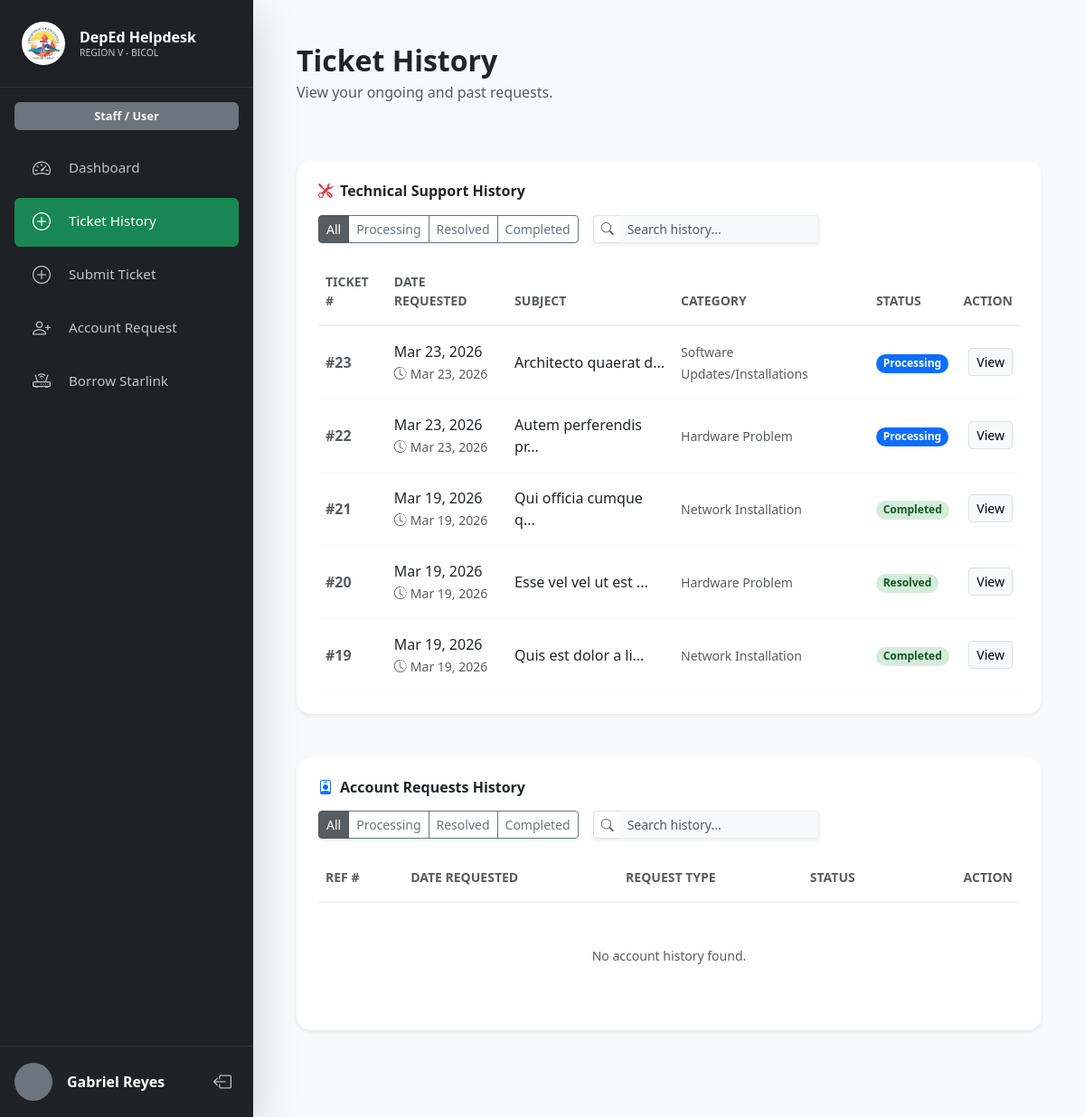
/ticket_history.php (signed in), run on the app's committed database.
### tables this page shows
CREATE TABLE `ticket` (
  `ticketId` int NOT NULL,
  `subject` varchar(150) NOT NULL,
  `description` text NOT NULL,
  `priority` enum('Low','Medium','High') DEFAULT 'Medium',
  `status` enum('Pending','Processing','Resolved','Completed') DEFAULT 'Pending',
  `remarks` text,
  `userId` int NOT NULL,
  `departmentId` int NOT NULL,
  `createdAt` timestamp NULL DEFAULT CURRENT_TIMESTAMP,
  `updatedAt` datetime DEFAULT CURRENT_TIMESTAMP ON UPDATE CURRENT_TIMESTAMP,
  `assignedTo` int DEFAULT NULL,
  `categoryId` int DEFAULT NULL,
  `technician_signature` longtext
);

CREATE TABLE `category` (
  `categoryId` int NOT NULL,
  `categoryName` varchar(50) NOT NULL,
  `categoryType` varchar(50) NOT NULL
);

### ticket_history.php (the view, shortened to what this page needs)
<?php
$userId = $_SESSION['user_id'];
function formatTimeAgo($datetime)
{
    $time = strtotime($datetime);
    $diff = time() - $time;
    return date("M d, Y", $time);
}
?>
<!DOCTYPE html>
<html lang="en">
<head>
    <link href="https://cdn.jsdelivr.net/npm/bootstrap@5.3.0/dist/css/bootstrap.min.css" rel="stylesheet">
    <link rel="stylesheet" href="https://cdn.jsdelivr.net/npm/bootstrap-icons@1.11.1/font/bootstrap-icons.css">
    <link rel="stylesheet" href="style.css?v=<?php echo time(); ?>">
</head>
<body>
    <div class="d-flex" style="min-height: 100vh;">
        <div style="width: 280px; flex-shrink: 0;">
            <?php include 'sidebar.php'; ?>
        </div>
        <div class="flex-grow-1 bg-light" style="height: 100vh; overflow-y: auto;">
            <div class="container-fluid py-5 px-5">
                <div class="row align-items-center mb-5">
                    <div class="col-md-8">
                        <h2 class="fw-bold text-dark mb-1">Ticket History</h2>
                        <p class="text-muted">View your ongoing and past requests.</p>
                    </div>
                </div>
                <div class="card border-0 shadow-sm rounded-4 p-4 mb-5">
                    <div class="mb-4">
                        <h6 class="fw-bold text-dark mb-3"><i class="bi bi-tools me-2 text-danger"></i>Technical Support History</h6>
                        <div class="d-flex flex-wrap gap-3">
                            <div class="btn-group shadow-sm" role="group">
                                <button type="button" class="btn btn-sm btn-secondary active tech-filter" data-status="all">All</button>
                                <button type="button" class="btn btn-sm btn-outline-secondary tech-filter" data-status="Processing">Processing</button>
                                <button type="button" class="btn btn-sm btn-outline-secondary tech-filter" data-status="Resolved">Resolved</button>
                                <button type="button" class="btn btn-sm btn-outline-secondary tech-filter" data-status="Completed">Completed</button>
                            </div>
                            <div class="input-group input-group-sm shadow-sm" style="width: 250px;">
                                <span class="input-group-text bg-white border-end-0"><i class="bi bi-search text-muted"></i></span>
                                <input type="text" id="techSearch" class="form-control border-start-0" placeholder="Search history...">
                            </div>
                        </div>
                    </div>
                    <div class="table-responsive">
                        <table class="table table-borderless align-middle mb-0" id="techTable">
                            <thead style="border-bottom: 2px solid #f0f2f5;">
                                <tr>
                                    <th class="text-muted small fw-bold pb-3">TICKET #</th>
                                    <th class="text-muted small fw-bold pb-3">DATE REQUESTED</th>
                                    <th class="text-muted small fw-bold pb-3">SUBJECT</th>
                                    <th class="text-muted small fw-bold pb-3">CATEGORY</th>
                                    <th class="text-muted small fw-bold pb-3">STATUS</th>
                                    <th class="text-end text-muted small fw-bold pb-3">ACTION</th>
                                </tr>
                            </thead>
                            <tbody>
                                <?php
                                $sql = "SELECT t.*, c.categoryName
                                        FROM ticket t
                                        LEFT JOIN category c ON t.categoryId = c.categoryId
                                        WHERE t.userId = ? AND t.status != 'Pending'
                                        AND (c.categoryType != 'Account Services' OR c.categoryType IS NULL)
                                        ORDER BY t.createdAt DESC";
                                $stmt = $pdo->prepare($sql);
                                $stmt->execute([$userId]);
                                if ($stmt->rowCount() > 0) {
                                    while ($row = $stmt->fetch()) {
                                        $badgeClass = match ($row['status']) {
                                            'Processing' => 'bg-primary',
                                            'Resolved' => 'bg-success bg-opacity-75',
                                            'Completed' => 'bg-success',
                                            default => 'bg-secondary'
                                        };
                                        $exactDate = date("M d, Y", strtotime($row['createdAt']));
                                        $aging = formatTimeAgo($row['createdAt']);
                                        echo "<tr class='tech-row' data-status='" . htmlspecialchars($row['status']) . "' style='border-bottom: 1px solid #f8f9fa;'>";
                                        echo "<td class='py-3 fw-bold text-muted'>#" . $row['ticketId'] . "</td>";
                                        echo "<td class='py-3'><div class='text-dark fw-medium'>" . $exactDate . "</div><small class='text-muted'><i class='bi bi-clock-history me-1'></i>" . $aging . "</small></td>";
                                        echo "<td class='py-3'>" . htmlspecialchars(substr($row['subject'], 0, 35)) . "...</td>";
                                        echo "<td class='py-3'><span class='small text-muted'>" . htmlspecialchars($row['categoryName'] ?? 'General') . "</span></td>";
                                        echo "<td class='py-3'><span class='badge rounded-pill " . $badgeClass . "'>" . $row['status'] . "</span></td>";
                                        echo "<td class='py-3 text-end'>";
                                        echo "<a href='view_ticket.php?id=" . $row['ticketId'] . "' class='btn btn-sm btn-light border'>View</a>";
                                        echo "</td></tr>";
                                    }
                                } else {
                                    echo "<tr><td colspan='6' class='text-center py-5 text-muted small'>No history found.</td></tr>";
                                }
                                ?>
                            </tbody>
                        </table>
                    </div>
                </div>
                <div class="card border-0 shadow-sm rounded-4 p-4 mb-5">
                    <div class="mb-4">
                        <h6 class="fw-bold text-dark mb-3"><i class="bi bi-person-badge me-2 text-primary"></i>Account Requests History</h6>
                        <div class="d-flex flex-wrap gap-3">
                            <div class="btn-group shadow-sm" role="group">
                                <button type="button" class="btn btn-sm btn-secondary active acct-filter" data-status="all">All</button>
                                <button type="button" class="btn btn-sm btn-outline-secondary acct-filter" data-status="Processing">Processing</button>
                                <button type="button" class="btn btn-sm btn-outline-secondary acct-filter" data-status="Resolved">Resolved</button>
                                <button type="button" class="btn btn-sm btn-outline-secondary acct-filter" data-status="Completed">Completed</button>
                            </div>
                            <div class="input-group input-group-sm shadow-sm" style="width: 250px;">
                                <span class="input-group-text bg-white border-end-0"><i class="bi bi-search text-muted"></i></span>
                                <input type="text" id="acctSearch" class="form-control border-start-0" placeholder="Search history...">
                            </div>
                        </div>
                    </div>
                    <div class="table-responsive">
                        <table class="table table-borderless align-middle mb-0" id="acctTable">
                            <thead style="border-bottom: 2px solid #f0f2f5;">
                                <tr>
                                    <th class="text-muted small fw-bold pb-3">REF #</th>
                                    <th class="text-muted small fw-bold pb-3">DATE REQUESTED</th>
                                    <th class="text-muted small fw-bold pb-3">REQUEST TYPE</th>
                                    <th class="text-muted small fw-bold pb-3">STATUS</th>
                                    <th class="text-end text-muted small fw-bold pb-3">ACTION</th>
                                </tr>
                            </thead>
                            <tbody>
                                <?php
                                $sql = "SELECT t.*, c.categoryName
                                        FROM ticket t
                                        LEFT JOIN category c ON t.categoryId = c.categoryId
                                        WHERE t.userId = ? AND t.status != 'Pending' AND c.categoryType = 'Account Services'
                                        ORDER BY t.createdAt DESC";
                                $stmt = $pdo->prepare($sql);
                                $stmt->execute([$userId]);
                                if ($stmt->rowCount() > 0) {
                                    while ($row = $stmt->fetch()) {
                                        $badgeClass = match ($row['status']) {
                                            'Processing' => 'bg-primary',
                                            'Resolved' => 'bg-success bg-opacity-75',
                                            'Completed' => 'bg-success',
                                            default => 'bg-secondary'
                                        };
                                        $exactDate = date("M d, Y", strtotime($row['createdAt']));
                                        $aging = formatTimeAgo($row['createdAt']);
                                        echo "<tr class='acct-row' data-status='" . htmlspecialchars($row['status']) . "' style='border-bottom: 1px solid #f8f9fa;'>";
                                        echo "<td class='py-3 fw-bold text-primary'>#" . $row['ticketId'] . "</td>";
                                        echo "<td class='py-3'><div class='text-dark fw-medium'>" . $exactDate . "</div><small class='text-muted'><i class='bi bi-clock-history me-1'></i>" . $aging . "</small></td>";
                                        echo "<td class='py-3 fw-bold'>" . htmlspecialchars($row['categoryName']) . "</td>";
                                        echo "<td class='py-3'><span class='badge rounded-pill " . $badgeClass . "'>" . $row['status'] . "</span></td>";
                                        echo "<td class='py-3 text-end'>";
                                        echo "<a href='view_ticket.php?id=" . $row['ticketId'] . "' class='btn btn-sm btn-light border'>View</a>";
                                        echo "</td></tr>";
                                    }
                                } else {
                                    echo "<tr><td colspan='5' class='text-center py-5 text-muted small'>No account history found.</td></tr>";
                                }
                                ?>
                            </tbody>
                        </table>
                    </div>
                </div>
            </div>
        </div>
    </div>
</body>
</html>

### style.css (style rules this page uses)
:root { --deped-green: #1b5e20; --deped-gold: #fbc02d; --sidebar-bg: #1a1c1e; --bg-light: #f4f6f9; --card-radius: 12px; }
body { font-family: 'Segoe UI', Tahoma, Geneva, Verdana, sans-serif; background-color: var(--bg-light); }
.form-control, .form-select { background-color: #f8f9fa; border: 1px solid #e9ecef; border-radius: 8px; padding: 12px 15px; font-size: 0.95rem; }
.badge.bg-success { background-color: #d4edda !important; color: #155724; }

### data on the page
ticket: ticketId "23", createdAt "Mar 23, 2026", subject "Architecto quaerat d", categoryId.categoryName "Software Updates/Installations", status "Processing"
ticket: ticketId "22", createdAt "Mar 23, 2026", subject "Autem perferendis pr", categoryId.categoryName "Hardware Problem", status "Processing"
ticket: ticketId "21", createdAt "Mar 19, 2026", subject "Qui officia cumque q", categoryId.categoryName "Network Installation", status "Completed"
ticket: ticketId "20", createdAt "Mar 19, 2026", subject "Esse vel vel ut est", categoryId.categoryName "Hardware Problem", status "Resolved"
ticket: ticketId "19", createdAt "Mar 19, 2026", subject "Quis est dolor a li", categoryId.categoryName "Network Installation", status "Completed"

### other printed values
$displayName "Gabriel Reyes"
